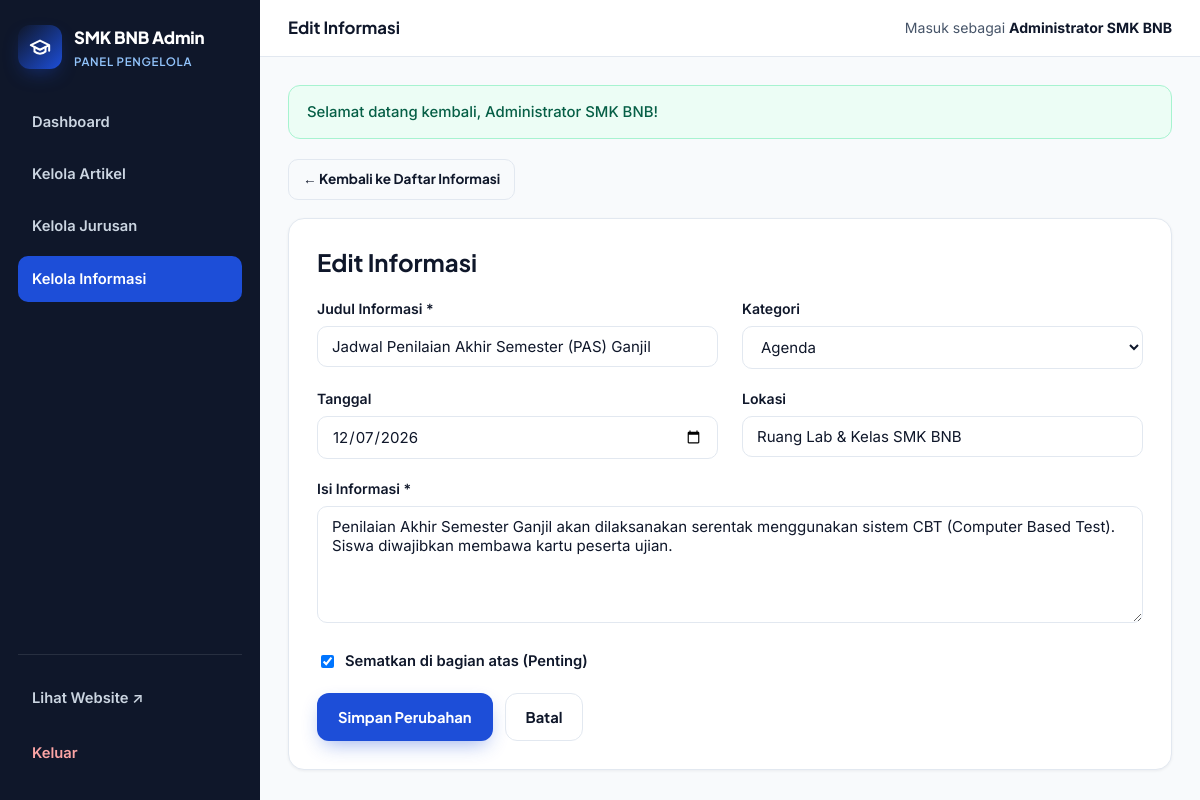
The app's page /admin/informasi-form.php?id=2 (signed in) with its own data.
### tables this page shows
CREATE TABLE IF NOT EXISTS `informasi` (
  `id` INT AUTO_INCREMENT PRIMARY KEY,
  `judul` VARCHAR(180) NOT NULL,
  `kategori` ENUM('Pengumuman', 'Agenda', 'PPDB', 'Prestasi', 'Umum') DEFAULT 'Pengumuman',
  `isi` TEXT NOT NULL,
  `tanggal_mulai` DATE DEFAULT NULL,
  `lokasi` VARCHAR(150) DEFAULT NULL,
  `is_pinned` TINYINT(1) DEFAULT 0,
  `created_at` TIMESTAMP DEFAULT CURRENT_TIMESTAMP,
  `updated_at` TIMESTAMP DEFAULT CURRENT_TIMESTAMP ON UPDATE CURRENT_TIMESTAMP
);

### includes/functions.php (called while the page is built, shortened)
<?php
function e(?string $str): string
{
    return htmlspecialchars((string) $str, ENT_QUOTES, 'UTF-8');
}
function url(string $path = ''): string
{
    $path = ltrim($path, '/');
    return BASE_URL . ($path !== '' ? '/' . $path : '/');
}

### admin/informasi-form.php (the view, shortened to what this page needs)
<?php
require_once __DIR__ . '/../includes/functions.php';
$pdo = getDB();
$id = (int) ($_GET['id'] ?? 0);
$isEdit = $id > 0;
$info = [
    'judul'         => '',
    'kategori'      => 'Pengumuman',
    'isi'           => '',
    'tanggal_mulai' => date('Y-m-d'),
    'lokasi'        => '',
    'is_pinned'     => 0,
];
if ($isEdit) {
    $stmt = $pdo->prepare("SELECT * FROM informasi WHERE id = :id LIMIT 1");
    $stmt->execute([':id' => $id]);
    $row = $stmt->fetch();
    $info = $row;
}
$pageTitle = $isEdit ? 'Edit Informasi' : 'Tambah Informasi';
include __DIR__ . '/includes/header.php';
?>
<div style="margin-bottom:18px;">
    <a href="<?= e(url('admin/informasi.php')) ?>" class="btn btn-outline btn-sm">&larr; Kembali ke Daftar Informasi</a>
</div>
<div class="form-card">
    <h2 style="margin-bottom:20px;"><?= e($pageTitle) ?></h2>
    <form method="post">
        <div class="grid-2">
            <div class="form-group">
                <label class="form-label" for="judul">Judul Informasi *</label>
                <input type="text" id="judul" name="judul" class="input" required value="<?= e($info['judul']) ?>">
            </div>
            <div class="form-group">
                <label class="form-label" for="kategori">Kategori</label>
                <select id="kategori" name="kategori" class="select">
                    <?php foreach (['Pengumuman', 'Agenda', 'PPDB', 'Prestasi', 'Umum'] as $kat): ?>
                        <option value="<?= e($kat) ?>" <?= $info['kategori'] === $kat ? 'selected' : '' ?>><?= e($kat) ?></option>
                    <?php endforeach; ?>
                </select>
            </div>
        </div>
        <div class="grid-2">
            <div class="form-group">
                <label class="form-label" for="tanggal_mulai">Tanggal</label>
                <input type="date" id="tanggal_mulai" name="tanggal_mulai" class="input" value="<?= e($info['tanggal_mulai']) ?>">
            </div>
            <div class="form-group">
                <label class="form-label" for="lokasi">Lokasi</label>
                <input type="text" id="lokasi" name="lokasi" class="input" placeholder="Misal: Aula Utama SMK BNB" value="<?= e($info['lokasi']) ?>">
            </div>
        </div>
        <div class="form-group">
            <label class="form-label" for="isi">Isi Informasi *</label>
            <textarea id="isi" name="isi" class="textarea" rows="5" required><?= e($info['isi']) ?></textarea>
        </div>
        <div class="form-group">
            <label style="display:inline-flex;align-items:center;gap:8px;cursor:pointer;font-weight:600;font-size:.92rem;">
                <input type="checkbox" name="is_pinned" value="1" <?= !empty($info['is_pinned']) ? 'checked' : '' ?>>
                Sematkan di bagian atas (Penting)
            </label>
        </div>
        <div style="display:flex;gap:12px;">
            <button type="submit" class="btn btn-primary"><?= $isEdit ? 'Simpan Perubahan' : 'Simpan Informasi' ?></button>
            <a href="<?= e(url('admin/informasi.php')) ?>" class="btn btn-outline">Batal</a>
        </div>
    </form>
</div>
<?php include __DIR__ . '/includes/footer.php'; ?>

### assets/css/style.css (style rules this page uses)
:root { --bg: #f8fafc; --surface: #ffffff; --surface-alt: #f1f5f9; --navy: #0f172a; --navy-800: #1e293b; --primary: #1d4ed8; --primary-hover: #1e40af; --primary-soft: #eff6ff; --accent: #f59e0b; --accent-soft: #fef3c7; --success: #059669; --success-soft: #ecfdf5; --danger: #dc2626; --danger-soft: #fef2f2; --text: #0f172a; --text-muted: #475569; --text-light: #64748b; --border: #e2e8f0; --radius-sm: 10px; --radius-md: 16px; --radius-lg: 24px; --shadow-sm: 0 1px 3px rgba(15, 23, 42, 0.06); --shadow-md: 0 10px 30px -10px rgba(15, 23, 42, 0.08); --shadow-lg: 0 20px 50px -15px rgba(15, 23, 42, 0.14); --transition: all 0.25s cubic-bezier(0.4, 0, 0.2, 1); }
*, *::before, *::after { box-sizing: border-box; }
html { scroll-behavior: smooth; }
body { margin: 0; font-family: 'Inter', -apple-system, BlinkMacSystemFont, 'Segoe UI', sans-serif; background: var(--bg); color: var(--text); line-height: 1.65; -webkit-font-smoothing: antialiased; }
h1, h2, h3, h4, h5, h6, .font-heading { font-family: 'Plus Jakarta Sans', sans-serif; line-height: 1.25; color: var(--navy); margin-top: 0; }
a { color: inherit; text-decoration: none; }
.btn { display: inline-flex; align-items: center; justify-content: center; gap: 8px; padding: 11px 20px; border-radius: 12px; font-family: 'Plus Jakarta Sans', sans-serif; font-weight: 700; font-size: 0.92rem; border: 1px solid transparent; cursor: pointer; transition: var(--transition); text-decoration: none; }
.btn-sm { padding: 8px 14px; font-size: 0.85rem; border-radius: 10px; }
.btn-primary { background: var(--primary); color: #fff; box-shadow: 0 8px 20px -6px rgba(29, 78, 216, 0.45); }
.btn-outline { background: transparent; border-color: var(--border); color: var(--navy); }
.grid-2 { display: grid; grid-template-columns: repeat(2, 1fr); gap: 24px; }
.input, .select, .textarea { width: 100%; padding: 10px 14px; border: 1px solid var(--border); border-radius: 10px; font-family: inherit; font-size: 0.94rem; color: var(--text); background: var(--surface); transition: border-color 0.2s, box-shadow 0.2s; }

### admin/includes/header.php (style rules this page uses)
.form-card { background: #fff; border: 1px solid var(--border); border-radius: var(--radius-md); padding: 28px; box-shadow: var(--shadow-sm); }
.form-group { margin-bottom: 18px; }
.form-label { display: block; font-size: .88rem; font-weight: 600; color: var(--navy); margin-bottom: 6px; }

### records on screen
informasi: judul "Jadwal Penilaian Akhir Semester (PAS) Ganjil", tanggal_mulai "12/07/2026", lokasi "Ruang Lab & Kelas SMK BNB", isi "Penilaian Akhir Semester Ganjil akan dilaksanakan serentak menggunakan sistem CBT (Computer Based Test). Siswa diwajibkan membawa kartu peserta ujian.", is_pinned "☑"

### other values on screen
$pageTitle "Edit Informasi"
$adminUser['nama'] "Administrator SMK BNB"
$flash['message'] "Selamat datang kembali, Administrator SMK BNB!"
form field kategori "Agenda"
